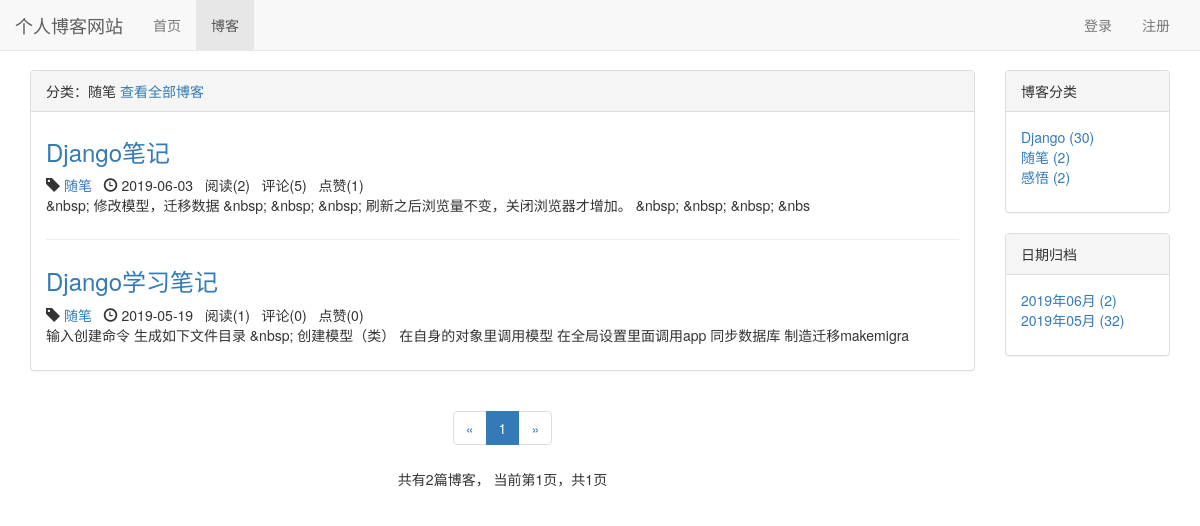
Page /blog/type/2 on the committed database.
### blog/models.py (models this page shows, shortened)
class BlogType(models.Model):
    type_name = models.CharField(max_length=15)
    def __str__(self):
        return self.type_name

class Blog(models.Model, ReadNumExpandMethod):
    title = models.CharField(max_length=50)
    blog_type = models.ForeignKey(BlogType, on_delete=models.CASCADE)
    content = RichTextUploadingField()
    author = models.ForeignKey(User, on_delete=models.CASCADE)
    read_details = GenericRelation(ReadDetail)
    created_time = models.DateTimeField(auto_now_add=True)
    last_updated_time = models.DateTimeField(auto_now=True)
    class Meta:
        ordering = ['-created_time']

### read_statistics/models.py (models this page shows)
class ReadNum(models.Model):
    read_num = models.IntegerField(default=0)
    content_type = models.ForeignKey(ContentType, on_delete=models.CASCADE)
    object_id = models.PositiveIntegerField()
    content_object = GenericForeignKey('content_type', 'object_id')

### likes/models.py (models this page shows)
class LikeCount(models.Model):
    content_type = models.ForeignKey(ContentType, on_delete=models.CASCADE)
    object_id = models.PositiveIntegerField()
    content_object = GenericForeignKey('content_type', 'object_id')
    liked_num = models.IntegerField(default=0)

### blog/views.py (the view)
# urls.py: path('type/<int:blog_type_pk>', views.blogs_with_type, name="blogs_with_type"),
def blogs_with_type(request, blog_type_pk):
    blog_type = get_object_or_404(BlogType, pk=blog_type_pk)
    blogs_all_list = Blog.objects.filter(blog_type=blog_type)
    context = get_blog_list_common_data(request, blogs_all_list)
    context['blog_type'] = blog_type
    return render(request, 'blog/blogs_with_type.html', context)

### comment/templatetags/comment_tags.py (called while the page is built)
@register.simple_tag
def get_comment_count(obj):
    content_type = ContentType.objects.get_for_model(obj)
    return Comment.objects.filter(content_type=content_type, object_id=obj.pk).count()

### likes/templatetags/likes_tags.py (called while the page is built)
@register.simple_tag
def get_like_count(obj):
    content_type = ContentType.objects.get_for_model(obj)
    like_count, created = LikeCount.objects.get_or_create(content_type=content_type, object_id=obj.pk)
    return like_count.liked_num

### read_statistics/models.py (called while the page is built)
    def get_read_num(self):
        try:
            ct = ContentType.objects.get_for_model(self)
            readnum = ReadNum.objects.get(content_type=ct, object_id=self.pk)
            return readnum.read_num
        except exceptions.ObjectDoesNotExist:
            return 0

### user/context_processors.py (called while the page is built)
def login_modal_form(request):
    return {'login_modal_form': LoginForm()}

### blog/templates/blog/blogs_with_type.html (shortened to what this page needs)
{% extends 'blog/blog_list.html' %}
{% block blog_list_title %}
    分类：{{ blog_type.type_name }}
    <a href="{% url 'blog_list' %}">查看全部博客</a>
{% endblock %}

### blog/templates/blog/blog_list.html (shortened to what this page needs)
{% extends 'base.html' %}
{% block nav_blog_active %}active{% endblock %}
{% load staticfiles %}
{% load comment_tags %}
{% load likes_tags %}
{% block header_extends %}
    <link rel="stylesheet" href="{% static 'blog/blog.css' %}">
{% endblock %}
{% block content %}
    <div class="container">
        <div class="row">
            <div class="col-xs-12 col-sm-8 col-md-9 col-lg-10">
                <div class="panel panel-default">
                    <div class="panel-heading">{% block blog_list_title %}博客列表{% endblock %}</div>
                    <div class="panel-body">
                        {% for blog in blogs %}
                            <div class="blog">
                                <h3><a href="{% url 'blog_detail' blog.pk %}">{{ blog.title }}</a></h3>
                                <p class="blog-info">
                                    <span class="glyphicon glyphicon-tag"></span> <a href="{% url 'blogs_with_type' blog.blog_type.pk %}">{{ blog.blog_type }}</a>&nbsp;&nbsp;
                                    <span class="glyphicon glyphicon-time"></span> {{ blog.created_time|date:"Y-m-d" }}&nbsp;&nbsp;
                                    阅读({{ blog.get_read_num }})&nbsp;&nbsp;
                                    评论({% get_comment_count blog %})&nbsp;&nbsp;
                                    点赞({% get_like_count blog %})
                                </p>
                                <p>{{ blog.content|striptags|truncatechars:120 }}</p>
                            </div>
                        {% empty %}
                            <div class="blog">
                                <h3>暂无博客，敬请期待</h3>
                            </div>
                        {% endfor %}
                    </div>
                </div>
                <div class="paginator">
                    <ul class="pagination">
                        <li>
                            {% if page_of_blogs.has_previous %}
                                <a href="?page={{ page_of_blogs.previous_page_number }}" aria-label="Previous">
                                    <span aria-hidden="true">&laquo;</span>
                                </a>
                            {% else %}
                                <span aria-hidden="true">&laquo;</span>
                            {% endif %}
                        </li>
                        {% for page_num in page_range %}
                            {% if page_num == page_of_blogs.number %}
                                <li class="active"><span>{{ page_num }}</span></li>
                            {% else %}
                                {% if page_num == '...' %}
                                    <li><span>{{ page_num }}</span></li>
                                {% else %}
                                    <li><a href="?page={{ page_num }}">{{ page_num }}</a></li>
                                {% endif %}
                            {% endif %}
                        {% endfor %}
                        <li>
                            {% if page_of_blogs.has_next %}
                                <a href="?page={{ page_of_blogs.next_page_number }}" aria-label="Next">
                                    <span aria-hidden="true">&raquo;</span>
                                </a>
                            {% else %}
                                <span aria-hidden="true">&raquo;</span>
                            {% endif %}
                        </li>
                    </ul>
                    <p>
                        共有{{ page_of_blogs.paginator.count }}篇博客，
                        当前第{{ page_of_blogs.number }}页，共{{ page_of_blogs.paginator.num_pages }}页
                    </p>
                </div>
            </div>
            <div class="hidden-xs col-sm-4 col-md-3 col-lg-2">
                <div class="panel panel-default">
                    <div class="panel-heading">博客分类</div>
                    <div class="panel-body">
                        <ul class="blog-types">
                            {% for blog_type in blog_types %}
                                <li>
                                    <a href="{% url 'blogs_with_type' blog_type.pk %}">
                                        {{ blog_type.type_name }} ({{ blog_type.blog_count }})
                                    </a>
                                </li>
                            {% empty %}
                                <li>暂无分类</li>
                            {% endfor %}
                        </ul>
                    </div>
                </div>
                <div class="panel panel-default">
                    <div class="panel-heading">日期归档</div>
                    <div class="panel-body">
                        <ul>
                            {% for blog_date, blog_count in blog_dates.items %}
                                <li>
                                    <a href="{% url 'blogs_with_date' blog_date.year blog_date.month %}">
                                        {{ blog_date|date:"Y年m月" }} ({{ blog_count }})
                                    </a>
                                </li>
                            {% endfor %}
                        </ul>
                    </div>
                </div>
            </div>
        </div>
    </div>
{% endblock %}

### static/base.css (style rules this page uses)
* { margin: 0; padding: 0; }
body { margin-top: 70px!important; }
ul { list-style-type: none!important; }

### blog/static/blog/blog.css (style rules this page uses)
ul.blog-types { list-style-type: none; }
div.blog:not(:last-child) { margin-bottom: 2em; padding-bottom: 1em; border-bottom: 1px solid #eee; }
div.blog h3 { margin-top: 0.5em; }
div.blog p.blog-info { margin-bottom: 0; }
div.paginator { text-align: center; }

### rows in the picture
BlogType: type_name "随笔", blog_count "2"
Blog: title "Django笔记", blog_type "随笔", created_time "2019-06-03", get_read_num "2", id "5", id.liked_num "1", content "&nbsp; 修改模型，迁移数据 &nbsp; &nbsp; &nbsp; 刷新之后浏览量不变，关闭浏览器才增加。 &nbsp; &nbsp; &nbsp; &nbs"
Blog: title "Django学习笔记", blog_type "随笔", created_time "2019-05-19", get_read_num "1", id "0", id.liked_num "0", content "输入创建命令 生成如下文件目录 &nbsp; 创建模型（类） 在自身的对象里调用模型 在全局设置里面调用app 同步数据库 制造迁移makemigra"
BlogType: type_name "Django", blog_count "30"
BlogType: type_name "感悟", blog_count "2"

### other values in the picture
{{ page_num }} "1"
{{ page_of_blogs.paginator.count }} "2"
{{ page_of_blogs.number }} "1"
{{ page_of_blogs.paginator.num_pages }} "1"
{{ blog_date|date:"Y年m月" }} "2019年06月" "2019年05月"
{{ blog_count }} "2" "32"
